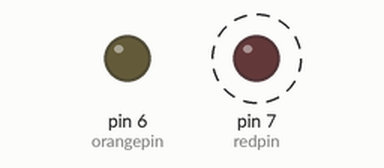
Recording of a sketch running on a simulated Arduino Uno, built with avr-gcc and run on an emulated ATmega328P. Parts: output pins drawn as LEDs (lit = HIGH). Dashed ring = blinking.

Above: at 0.2 s.
Timing chart, 0 to 3.0 s (numbered marks = the images above):
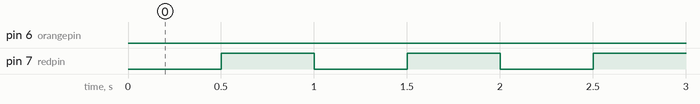

Measured:
- by itself, pin 6 (orangepin): LOW → HIGH at 5.0 s, → LOW 0.50 s later, → HIGH 0.50 s later, → LOW 0.50 s later, … (11 changes in this stretch)
- by itself, pin 7 (redpin): alternates HIGH for 0.50 s and LOW for 0.50 s, 10 changes in all, then stays LOW

The sketch:

LEDs_test2.ino
```cpp
// constants won't change. Used here to set a pin number:
const int orangepin =  6;// the number of the LED pin
const int redpin = 7;

// Variables will change:
int orangeState = LOW;  // orangeState used to set the LED
int redState = LOW;

// Generally, you should use "unsigned long" for variables that hold time
// The value will quickly become too large for an int to store
unsigned long previousMillis = 0;        // will store last time LED was updated

// constants won't change:
const long interval = 500;   // interval at which to blink (milliseconds)

int ledtype = 1;
int delaytime = 5000;
void setup() {
  // set the digital pin as output:
  pinMode(orangepin, OUTPUT);
  pinMode(redpin, OUTPUT);
}

void loop() {
  ledtype = 3;
  ledtime (delaytime);
  ledtype = 1;
  ledtime (delaytime);
  ledtype = 2;
  ledtime (delaytime);
  unsigned long blinktime;
  ledtype = 1;
  for (int i = 0; i <= 500; i++){
    if (i = 0){
      unsigned long millisnow = millis();
      blinktime = LED_call(millisnow);
    }
    else {
      blinktime = LED_call(blinktime);
    }
    delay(10);
  }
  delay(2000);
  ledtype = 2;
  ledtime (delaytime);
  // set the LED with the orangeState of the variable:
}
```

function.ino
```cpp
void ledtime (int starttime) {
  unsigned long startMillis = millis();
  while (true) {
    unsigned long currentMillis = millis();
    if (currentMillis - startMillis >= starttime) {//fuck. need to record time entered loop.
      return;
    }
    if (ledtype == 2) {
      digitalWrite(redpin, LOW);
      digitalWrite(orangepin, HIGH);
    }
    if (currentMillis - previousMillis >= interval) {//hmm. hmmmmm. something orange always on?
      // save the last time you blinked the LED
      previousMillis = currentMillis;
      if (ledtype == 1) {
        orangeState = !orangeState;
        digitalWrite(orangepin, orangeState);
        digitalWrite(redpin, LOW);
      }
      else if (ledtype == 3) {
        redState = !redState;
        digitalWrite(redpin, redState);
        digitalWrite (orangepin, LOW);
      }
    }
  }
}

unsigned long LED_call (unsigned long previousMillis) {//takes time of previous blink - first call in function seperately defined?
  unsigned long currentMillis = millis();//measures current time
  if (ledtype == 2) {//solid orange light (mine detected)
      digitalWrite(redpin, LOW);
      digitalWrite(orangepin, HIGH);
    }
  if (currentMillis - previousMillis >= interval) {
    previousMillis = currentMillis;//update this if blink happens, essentially
    if (ledtype == 1) {//flashing orange light (normal movement)
      orangeState = !orangeState;
      digitalWrite(orangepin, orangeState);
      digitalWrite(redpin, LOW);
    }
    else if (ledtype == 3) {//flashing red light (transporting mine)
      redState = !redState;
      digitalWrite(redpin, redState);
      digitalWrite (orangepin, LOW);
    }
    return previousMillis;//changed if blink happened, otherwise same as input value
  }
}
```
